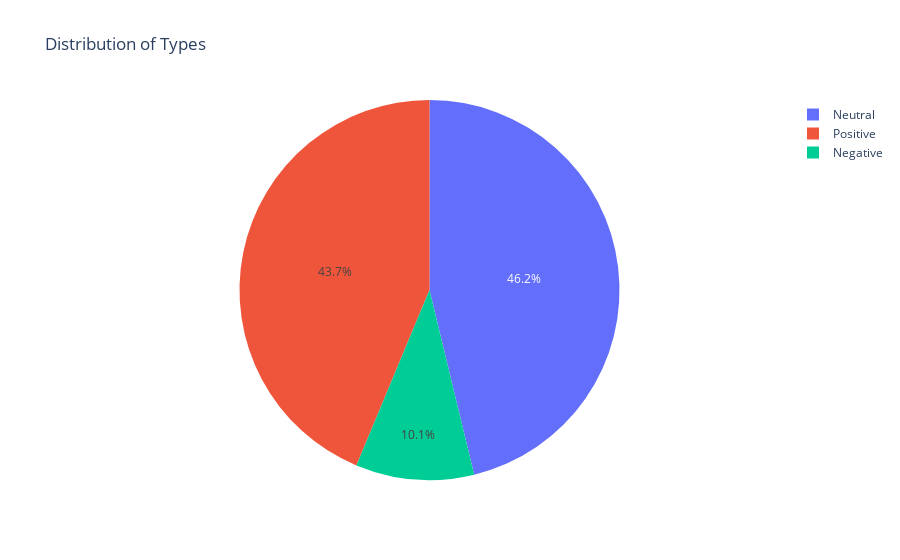

Notebook code cell kept with this figure:
### Code cell
# Checking the distribution of types
temp_df=new_df.Type.value_counts()
fig=go.Figure(go.Pie(labels=temp_df.index, values=temp_df.values))
fig.update_layout(title_text="Distribution of Types",
                  autosize=False)
fig.show()

### Figure 1 — Plotly figure (JSON) as saved in the notebook; plotly's stock layout.template omitted (floating-point values rounded to 4 significant figures)
{"data": [{"labels": ["Neutral", "Positive", "Negative"], "type": "pie", "values": [923, 873, 201]}], "layout": {"autosize": false, "title": {"text": "Distribution of Types"}}}
